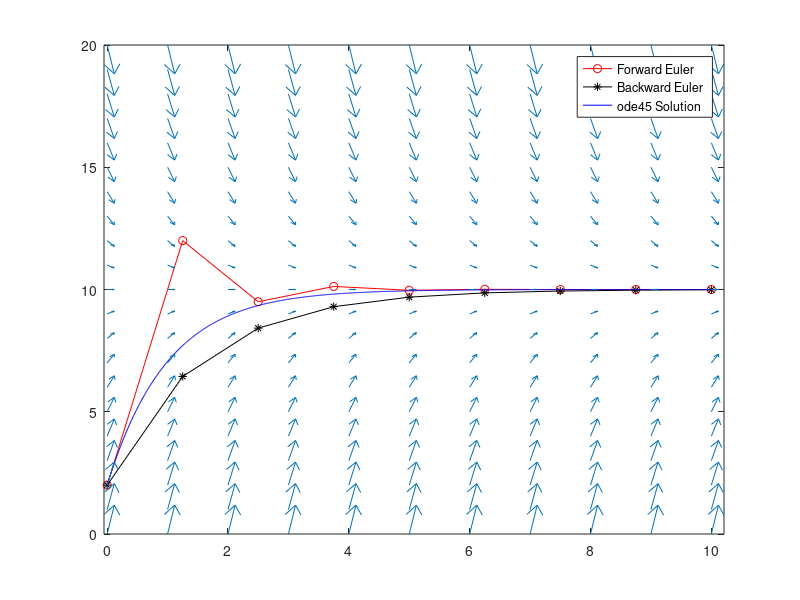

Here is the MATLAB script that generated this plot:
 % An implementation of Euler's method to solve the ODE problem
%    y' = 10 - y
%    y(0) = y_initial

% Input variables.
y_initial = 2;

t_initial = 0;
t_final = 10;
number_steps = 8; % <--- Change this to about 5 to see instability in Forward Euler.

% initialize vectors to hold the solution.
t = zeros(1,number_steps);   % Time
yf = zeros(1,number_steps);  % Forward Euler solution
yb = zeros(1,number_steps);  % Backward Euler solution

% Initialize variables.
Delta_t = (t_final - t_initial)/number_steps;
t(1) = t_initial;
yf(1) = y_initial;
yb(1) = y_initial;

% Run the main loop.
for i = 1:number_steps
    t(i+1) = t(i) + Delta_t;
    % The next line is the only place where the equation appears:
    % Forward Euler: 
    yf(i+1) = yf(i) + Delta_t*(10 - yf(i));
    % Backward Euler:
    yb(i+1) = (yb(i)+10*Delta_t)/(1+Delta_t);
end

% Plot the forward solution in red.
plot(t,yf,'r-o');
hold on; 

% Plot the backward solution in black.
plot(t,yb,'k-*');


% Plot the ode45 ("exact") solution in blue.
[t_ode45,y_ode45] = ode45(@(tt,yy) 10 - yy, linspace(0,t_final,1000),y_initial);
plot(t_ode45,y_ode45(:,1),'b-');


% Plot the direction field.
[T,Y] = meshgrid(0:t_final,0:20);
S = 10 - Y;
quiver(T,Y,ones(size(S)), S);
axis tight;

% Make a legend.
legend('Forward Euler','Backward Euler','ode45 Solution');
